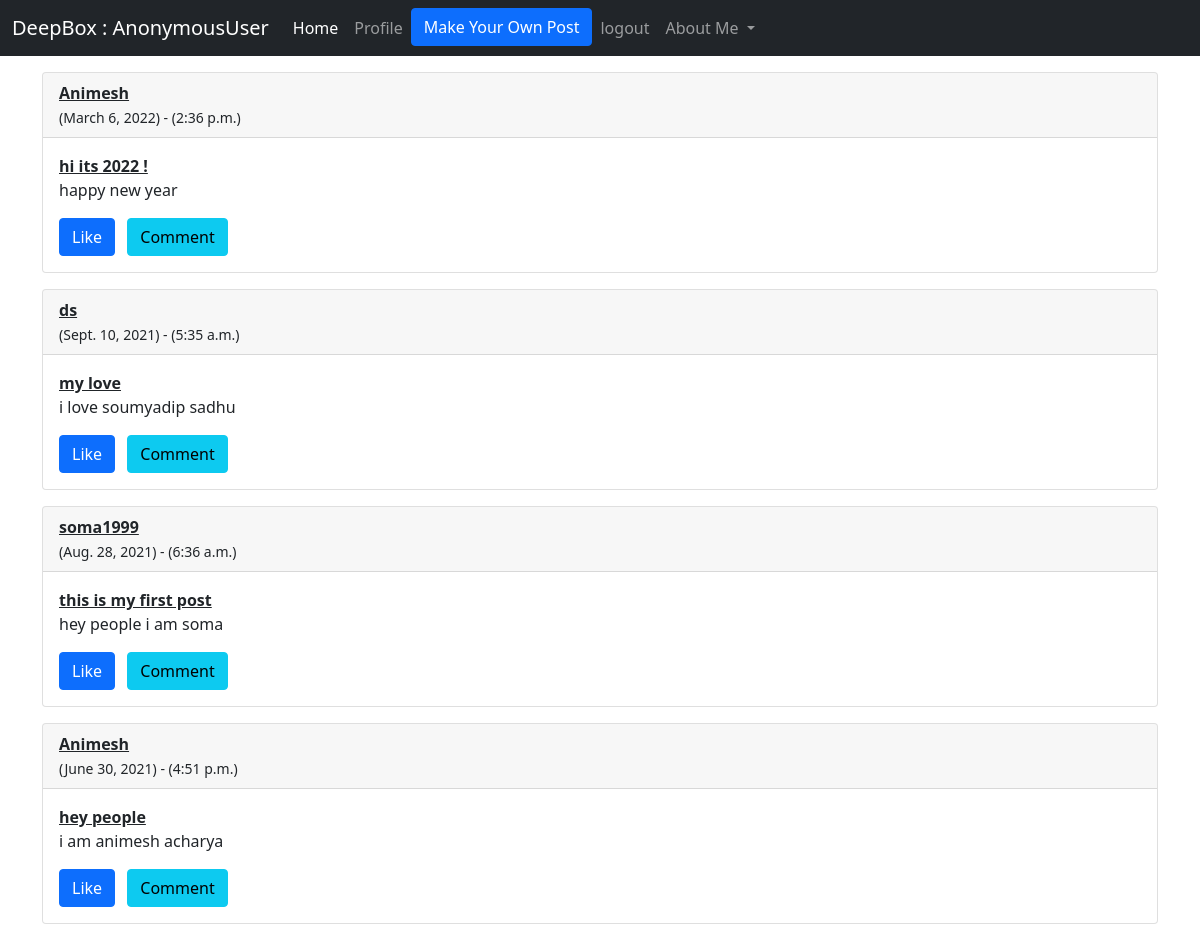
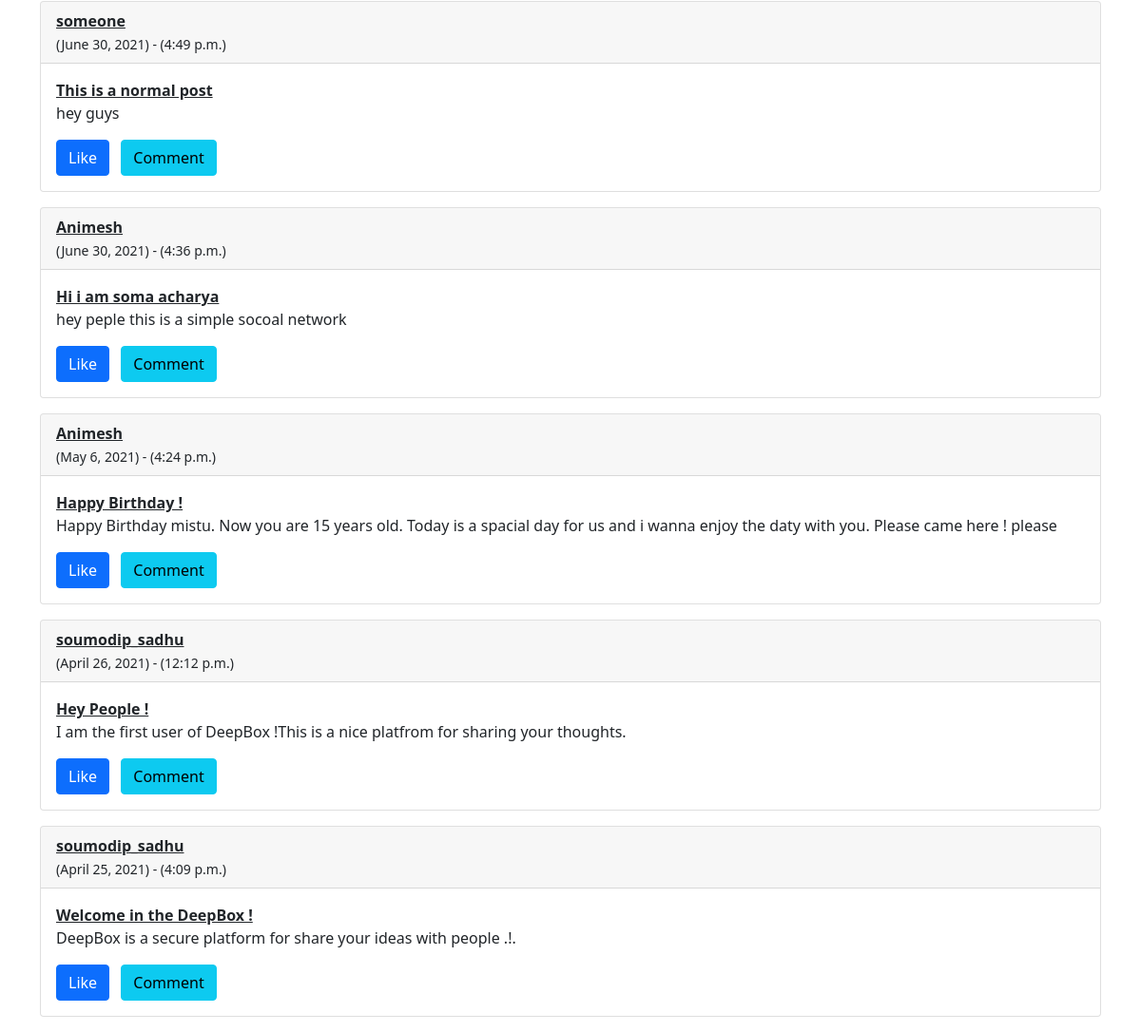
Page /homepage/ on the committed database (2 pictures, top to bottom).
### homepage/models.py (models this page shows, shortened)
class Post(models.Model):
    user=models.ForeignKey(User,on_delete=models.CASCADE)
    caption=models.CharField(max_length=200)
    title=models.CharField(max_length=100)
    date=models.DateTimeField(auto_now_add=True)

### homepage/views.py (the view)
# urls.py: path('',views.userhome,name='userhome'),
def userhome(request):
    posts=Post.objects.all().order_by("-pk")
    data={'posts':posts}
    return render(request,'homepage/postfeed.html',data)

### templates/homepage/postfeed.html (shortened to what this page needs)
<!doctype html>
<html lang="en">
  <head>
    <link href="https://cdn.jsdelivr.net/npm/bootstrap@5.0.0-beta3/dist/css/bootstrap.min.css" rel="stylesheet">
  </head>
    <nav class="navbar navbar-expand-lg navbar-dark bg-dark">
  <div class="container-fluid">
    <a class="navbar-brand">DeepBox : {{request.user}}</a>
    <div class="collapse navbar-collapse" id="navbarSupportedContent">
      <ul class="navbar-nav me-auto mb-2 mb-lg-0">
        <li class="nav-item">
          <a class="nav-link active" aria-current="page" href="/homepage/">Home</a>
        </li>
        <li class="nav-item">
          <a class="nav-link" href="/homepage/profile">Profile</a>
        </li>
         <li class="nav-item">
          <button type="button" class="btn btn-primary ml-0" data-bs-toggle="modal" data-bs-target="#postModel">
          Make Your Own Post
        </button>
        </li>
        <li class="nav-item">
          <a class="nav-link" href="/logout">logout</a>
        </li>
        <li class="nav-item dropdown">
          <a class="nav-link dropdown-toggle" href="#" id="navbarDropdown" role="button" data-bs-toggle="dropdown" aria-expanded="false">
            About Me
          </a>
        </li>
      </ul>
    </div>
  </div>
</nav>
<body>
{% for i in posts %}
  <div class='container my-3'>
   <div class="card">
   <div class="card-header">
     <b><u>{{i.user}}</u></b>
     <br>
     <small>({{i.date.date}}) - ({{i.date.time}})</small>
   </div>
    <div class="card-body">
      <u><b><p class="card-text">{{i.title}}</p></b></u>
      <p>{{i.caption}}</p>
     <a href="#" class="btn btn-primary">Like</a>
      <button type="button" class="btn btn-info mx-2">Comment</button>
    </div>
  </div>
  </div>
{% endfor %}
</body>
</html>

### rows in the picture
Post: user "Animesh", date "March 6, 2022", date.time "2:36 p.m.", title "hi its 2022 !", caption "happy new year"
Post: user "ds", date "Sept. 10, 2021", date.time "5:35 a.m.", title "my love", caption "i love soumyadip sadhu"
Post: user "soma1999", date "Aug. 28, 2021", date.time "6:36 a.m.", title "this is my first post", caption "hey people i am soma"
Post: user "Animesh", date "June 30, 2021", date.time "4:51 p.m.", title "hey people", caption "i am animesh acharya"
Post: user "someone", date "June 30, 2021", date.time "4:49 p.m.", title "This is a normal post", caption "hey guys"
Post: user "Animesh", date "June 30, 2021", date.time "4:36 p.m.", title "Hi i am soma acharya", caption "hey peple this is a simple socoal network"
Post: user "Animesh", date "May 6, 2021", date.time "4:24 p.m.", title "Happy Birthday !", caption "Happy Birthday mistu. Now you are 15 years old. Today is a spacial day for us and i wanna enjoy the daty with you. Please came here ! please"
Post: user "soumodip_sadhu", date "April 26, 2021", date.time "12:12 p.m.", title "Hey People !", caption "I am the first user of DeepBox !This is a nice platfrom for sharing your thoughts."
Post: user "soumodip_sadhu", date "April 25, 2021", date.time "4:09 p.m.", title "Welcome in the DeepBox !", caption "DeepBox is a secure platform for share your ideas with people .!."

### other values in the picture
{{ request.user }} "AnonymousUser"
